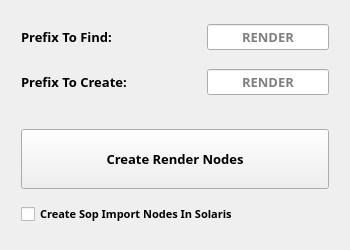
<?xml version="1.0" encoding="UTF-8"?>
<ui version="4.0">
 <class>Form</class>
 <widget class="QWidget" name="Form">
  <property name="geometry">
   <rect>
    <x>0</x>
    <y>0</y>
    <width>350</width>
    <height>250</height>
   </rect>
  </property>
  <property name="minimumSize">
   <size>
    <width>350</width>
    <height>250</height>
   </size>
  </property>
  <property name="maximumSize">
   <size>
    <width>350</width>
    <height>250</height>
   </size>
  </property>
  <property name="font">
   <font>
    <family>Unispace</family>
    <pointsize>10</pointsize>
    <bold>true</bold>
   </font>
  </property>
  <property name="windowTitle">
   <string>Form</string>
  </property>
  <layout class="QGridLayout" name="gridLayout">
   <item row="0" column="0">
    <layout class="QVBoxLayout" name="verticalLayout">
     <property name="leftMargin">
      <number>10</number>
     </property>
     <property name="topMargin">
      <number>5</number>
     </property>
     <property name="rightMargin">
      <number>10</number>
     </property>
     <property name="bottomMargin">
      <number>5</number>
     </property>
     <item>
      <layout class="QHBoxLayout" name="horizontalLayout">
       <item>
        <widget class="QLabel" name="label">
         <property name="minimumSize">
          <size>
           <width>180</width>
           <height>0</height>
          </size>
         </property>
         <property name="maximumSize">
          <size>
           <width>180</width>
           <height>16777215</height>
          </size>
         </property>
         <property name="font">
          <font>
           <family>Unispace</family>
           <pointsize>10</pointsize>
           <bold>true</bold>
          </font>
         </property>
         <property name="text">
          <string>Prefix To Find:</string>
         </property>
        </widget>
       </item>
       <item>
        <widget class="QLineEdit" name="lineEdit">
         <property name="font">
          <font>
           <family>Unispace</family>
           <pointsize>10</pointsize>
           <bold>true</bold>
          </font>
         </property>
         <property name="inputMask">
          <string/>
         </property>
         <property name="text">
          <string/>
         </property>
         <property name="alignment">
          <set>Qt::AlignmentFlag::AlignCenter</set>
         </property>
         <property name="placeholderText">
          <string>RENDER</string>
         </property>
        </widget>
       </item>
      </layout>
     </item>
     <item>
      <spacer name="horizontalSpacer">
       <property name="orientation">
        <enum>Qt::Orientation::Horizontal</enum>
       </property>
       <property name="sizeHint" stdset="0">
        <size>
         <width>40</width>
         <height>5</height>
        </size>
       </property>
      </spacer>
     </item>
     <item>
      <layout class="QHBoxLayout" name="horizontalLayout_2">
       <item>
        <widget class="QLabel" name="label_2">
         <property name="minimumSize">
          <size>
           <width>180</width>
           <height>0</height>
          </size>
         </property>
         <property name="maximumSize">
          <size>
           <width>180</width>
           <height>16777215</height>
          </size>
         </property>
         <property name="font">
          <font>
           <family>Unispace</family>
           <pointsize>10</pointsize>
           <bold>true</bold>
          </font>
         </property>
         <property name="text">
          <string>Prefix To Create:</string>
         </property>
        </widget>
       </item>
       <item>
        <widget class="QLineEdit" name="lineEdit_2">
         <property name="font">
          <font>
           <family>Unispace</family>
           <pointsize>10</pointsize>
           <bold>true</bold>
          </font>
         </property>
         <property name="inputMask">
          <string/>
         </property>
         <property name="maxLength">
          <number>32767</number>
         </property>
         <property name="alignment">
          <set>Qt::AlignmentFlag::AlignCenter</set>
         </property>
         <property name="placeholderText">
          <string>RENDER</string>
         </property>
        </widget>
       </item>
      </layout>
     </item>
     <item>
      <spacer name="horizontalSpacer_2">
       <property name="orientation">
        <enum>Qt::Orientation::Horizontal</enum>
       </property>
       <property name="sizeHint" stdset="0">
        <size>
         <width>40</width>
         <height>20</height>
        </size>
       </property>
      </spacer>
     </item>
     <item>
      <widget class="QPushButton" name="pushButton">
       <property name="minimumSize">
        <size>
         <width>0</width>
         <height>60</height>
        </size>
       </property>
       <property name="font">
        <font>
         <family>Unispace</family>
         <pointsize>10</pointsize>
         <bold>true</bold>
        </font>
       </property>
       <property name="text">
        <string>Create Render Nodes</string>
       </property>
      </widget>
     </item>
     <item>
      <widget class="QCheckBox" name="checkBox">
       <property name="font">
        <font>
         <family>Unispace</family>
         <pointsize>8</pointsize>
         <bold>true</bold>
        </font>
       </property>
       <property name="text">
        <string>Create Sop Import Nodes In Solaris</string>
       </property>
      </widget>
     </item>
    </layout>
   </item>
  </layout>
 </widget>
 <resources/>
 <connections/>
</ui>
